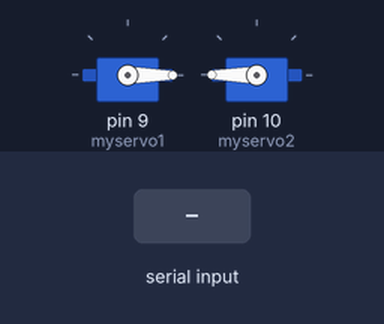
Bench run of a sketch on a simulated Arduino Uno, built with avr-gcc and run on an emulated ATmega328P. Parts: 2 × servo. The inputs (shaded band) are chosen by the test bench.

Above: at 1.2 s.
1.3 s: "90,45\n" received over Serial
At 2.4 s:
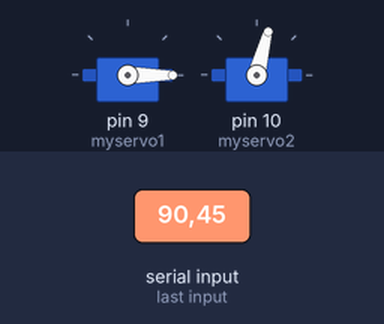
2.8 s: "30,150\n" received over Serial
At 3.6 s:
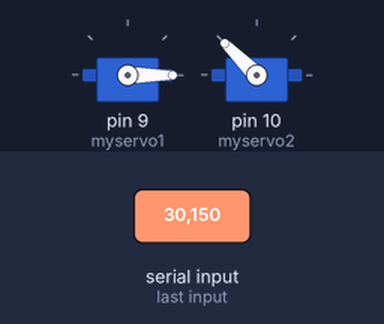
4.3 s: "5\n" received over Serial
At 5.5 s:
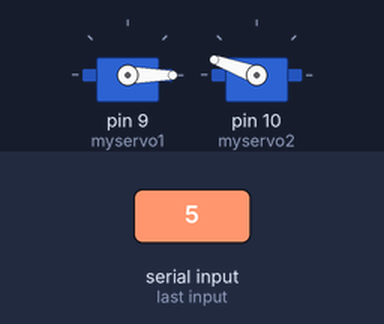
5.8 s: byte 10 ('\n') received over Serial
At 6.8 s:
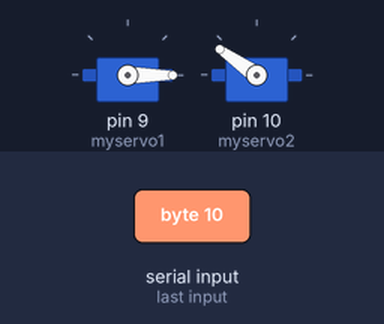
7.3 s: "200\n" received over Serial
At 8.1 s:
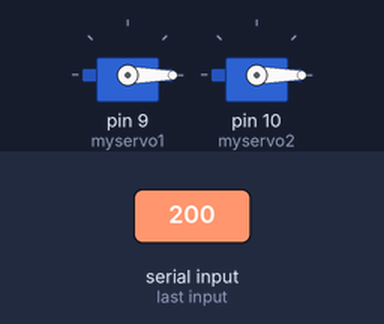
8.8 s: "90\n" received over Serial
At 9.2 s:
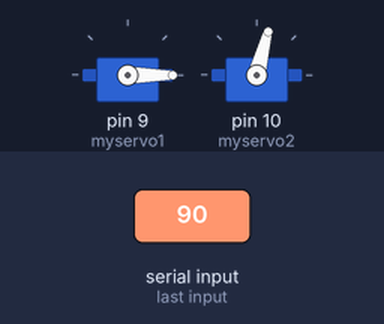
Timing chart, 0 to 11.3 s (numbered marks = the images above; inputs shaded):
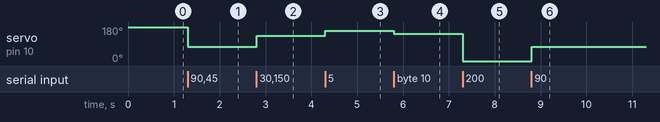

Measured:
- after the input at 1.3 s, servo on pin 10 (myservo2): 180° → 75° at once
- after the input at 2.8 s, servo on pin 10 (myservo2): 75° → 135° at once
- after the input at 4.3 s, servo on pin 10 (myservo2): 135° → 160° at once
- after the input at 5.8 s, servo on pin 10 (myservo2): 160° → 145° at once
- after the input at 7.3 s, servo on pin 10 (myservo2): 145° → 0° at once
- after the input at 8.8 s, servo on pin 10 (myservo2): 0° → 75° at once

The sketch:

Serial_Servo.ino
```cpp
#include <Servo.h>

Servo myservo1;
Servo myservo2;

#define OFFSET 15  //입력받은 각도와 서보모터 차이값. (15가 기본 오차)

void setup() {
  Serial.begin(9600); //시리얼 통신 시작
  myservo1.attach(9);
  myservo2.attach(10); //서보모터 두개 9,10번 연결 후 초기화
  myservo1.write(0);
  myservo2.write(180);
}

void loop() {
  int angle;
  if(Serial.available()) { //시리얼 통신 입력받기
    char buffer[10];
    int cnt = 0;
    unsigned long start = millis();

    while (millis() - start < 100) {
      if (Serial.available() < 1) {
        continue;
      }
      char data = Serial.read();
      if (data == '\n') {
        buffer[cnt++] = '\0';
        break;
      }
      buffer[cnt++] = data;
    }
     //시리얼 통신 으로 받은 숫자 버퍼에 저장
    sscanf(buffer,"%d",&angle);
    angle = angle + OFFSET; //각도 값 수정
    //시리얼 통신 으로 받은 숫자 각도로 변화 후 저장
    if(angle>=0) { //움직일 각도가 양수인 경우 (오른쪽 방향)
      myservo1.write(0);
      myservo2.write(180-angle);
    }
    else { //움직일 각도가 음수인 경우
      myservo1.write(abs(angle));
      myservo2.write(180);
    }
  }
}
```
